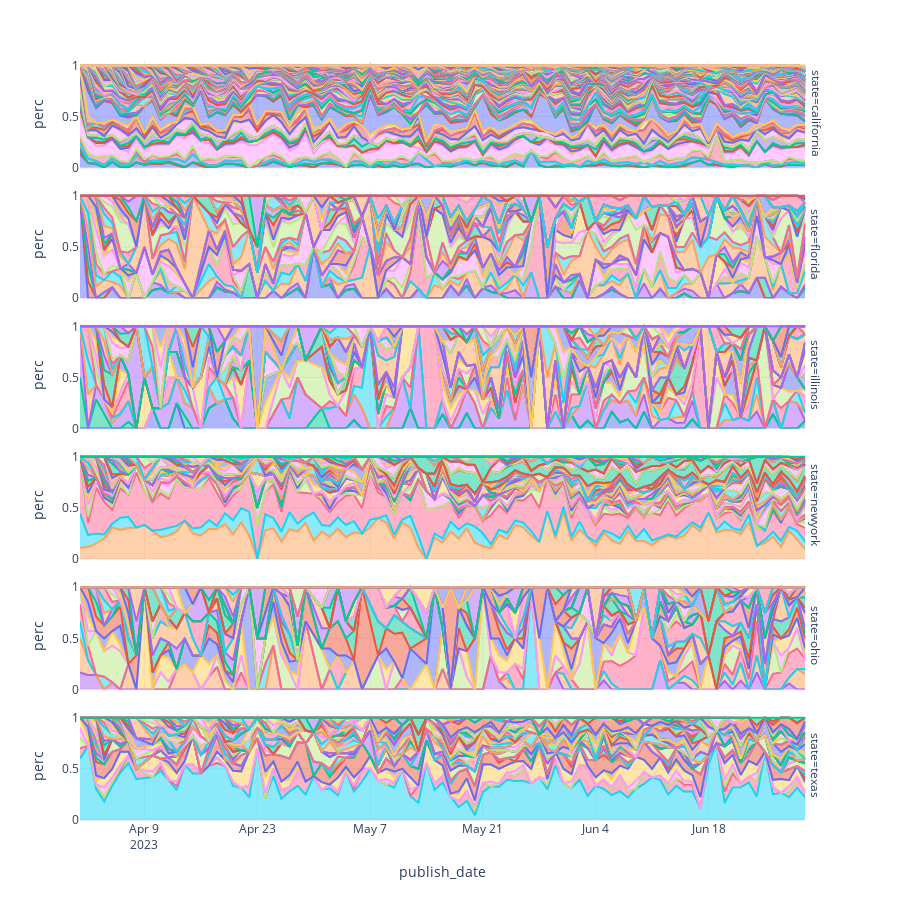

The notebook cell saved with this chart:
### Code cell
px.area(num_articles_temporal_master_norm,
       x='publish_date',
       y='perc',
       color='media_name',
       height=900,
       facet_row='state').update_layout(showlegend=False)
